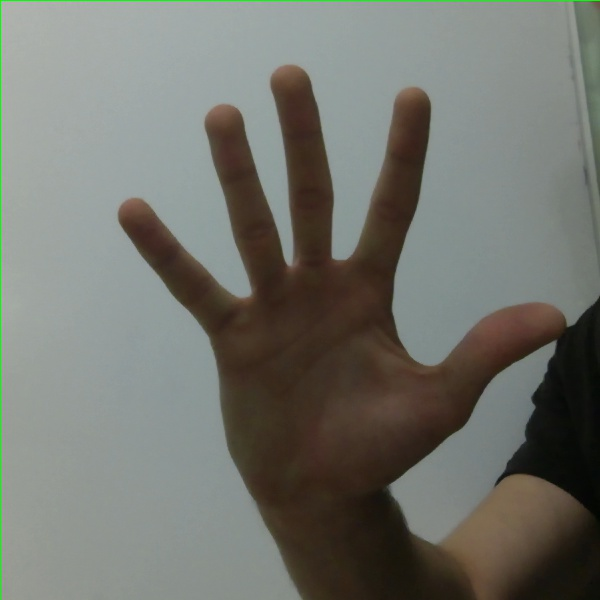
#> input picture video/Fsample.jpg, 600 x 600 px; its folder holds only this picture in this run
$ python -i dsift.py   (imports and definitions only)   (Python 2 division)
#> lines starting #> are read from the running program, lines starting #| are printed output that depends on the picture
#> further down, picture is the input picture: PIL image 600x600 RGB; mean R, G, B 115.1, 116.7, 109.7
from PIL import Image
from numpy import *
from pylab import *
import os
import sift
from sift import VLFeat_dir
import tools
import pca
import pickle

prefix = os.path.dirname(__file__)+'/'

#print os.path.join(BASE_DIR, 'pic')


framesname = 'tmp.frame'

# [63 lines left out: functions process_image_dsift, read_gesture_feature_labels, process_data, print_confusion, not called in this run]

def process_video_frame(im,size=20,steps=10,force_orientation=False,resize=None):
    """Process an image with densely sampled SIFT descriptors
    and save the results in a file. Optional input: size of features,
    steps between locations, forcing computation of descriptor orientation
    (False means all are oriented upward), tuple for resizing the image."""
#> called with size = 20, steps = 10, force_orientation = False
    im = Image.fromarray(uint8(im)).convert('L')
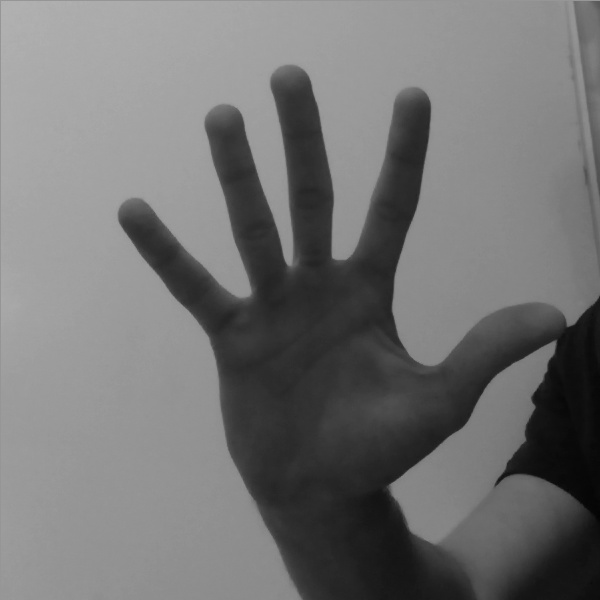
#> im: PIL image 600x600 L; min 3, max 180, mean 115.4

    #box=(340,60,940,660)
    box=(440,160,840,560)
    im = im.crop(box)
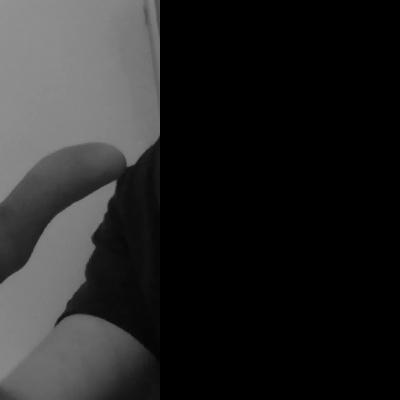
#> im: PIL image 400x400 L; min 0, max 146, mean 37.1

    if resize!=None:
        im = im.resize(resize)
    m,n = im.size
#> m = 400; n = 400

    #create a temporary .pgm file
    im.save('tmp.pgm')
    imagename = 'tmp.pgm'
    resultname = 'video/tmp.dsift'

    #create frames and save to a temp file
    scale = size/3.0
    x,y = meshgrid(range(steps,m,steps),range(steps,n,steps))
    xx,yy = x.flatten(), y.flatten()
#> yy = 1521 values from 10 to 390
    frame = array([xx,yy,scale*ones(xx.shape[0]),zeros(xx.shape[0])])
#> (the run stopped early here; a loop or call above may not have finished)

$ run again, on video/V.png
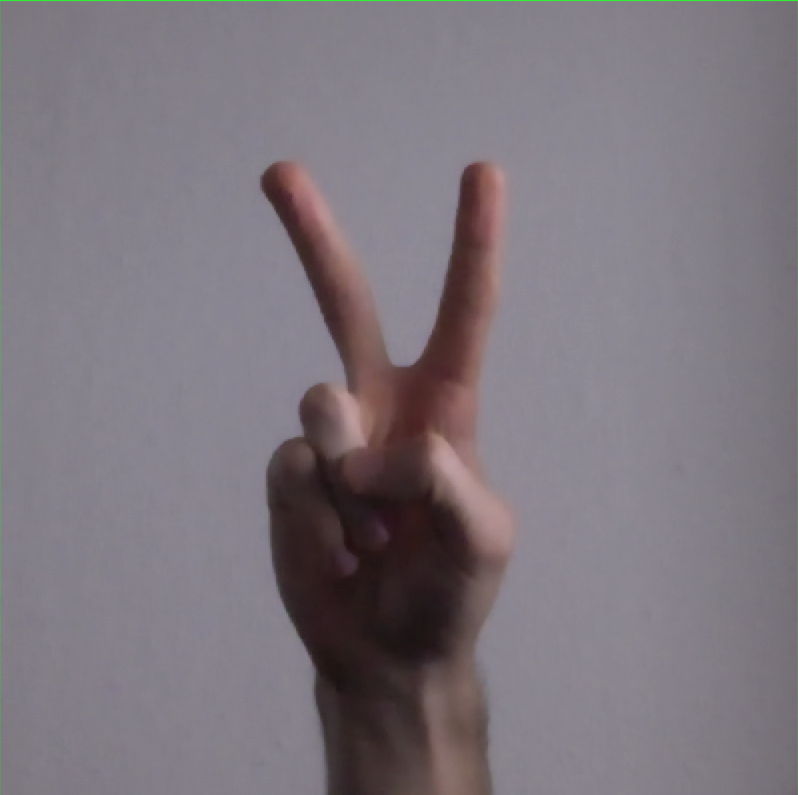
#> input picture video/V.png, 798 x 795 px
#> picture is the input picture: PIL image 798x795 RGBA; mean R, G, B, A 125.2, 118.2, 126.2, 255
#> in process_video_frame, `im = Image.fromarray(uint8(im)).convert('L')`:
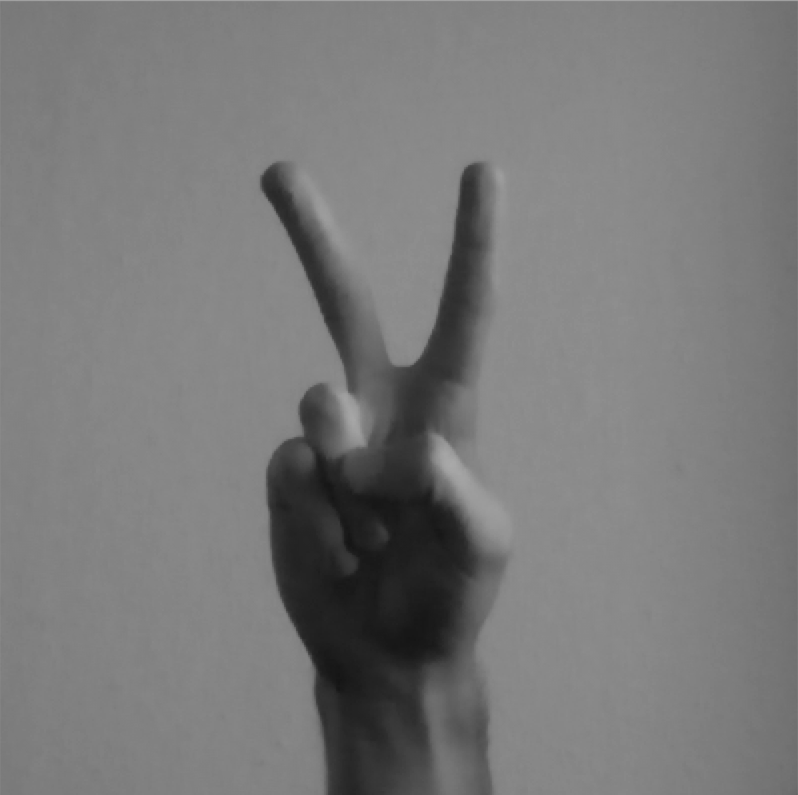
#> im: PIL image 798x795 L; min 20, max 169, mean 121.3
#> in process_video_frame, `im = im.crop(box)`:
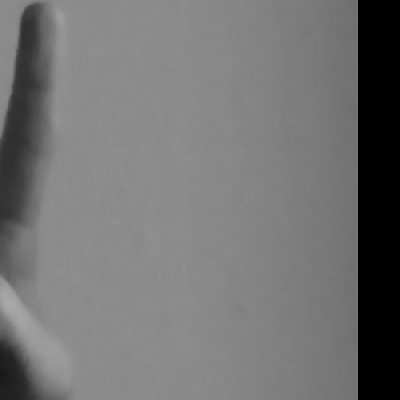
#> im: PIL image 400x400 L; min 0, max 169, mean 114.6
